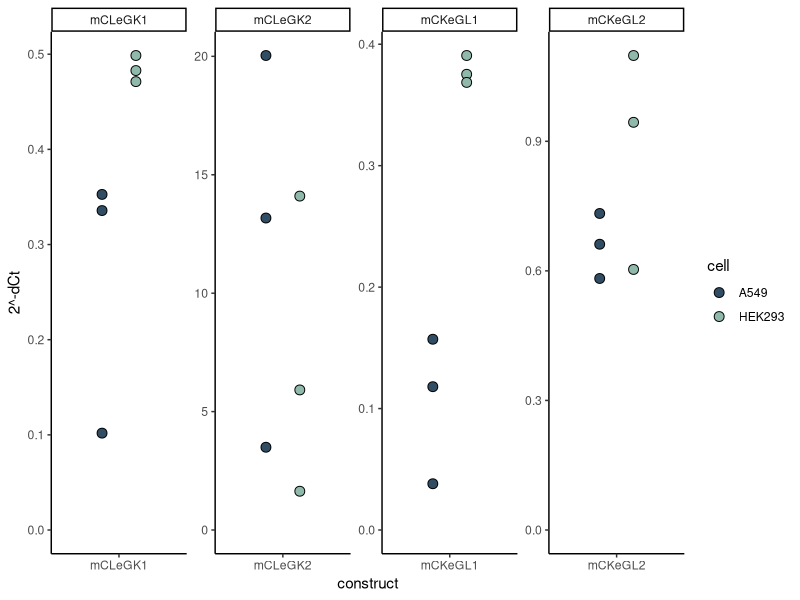
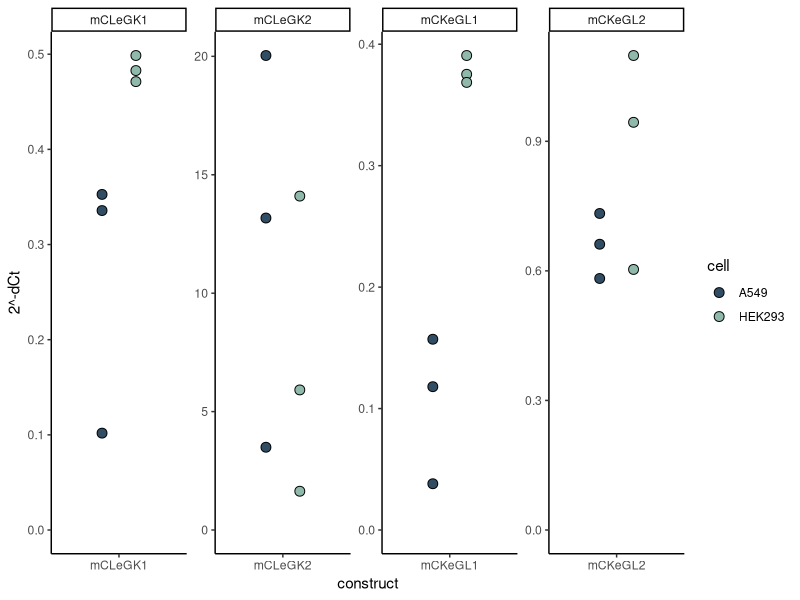

Write the R code that produced these figures, in order.
library(ggplot2)
library(ggpubr)

# Load data
ct_data = read.delim("data/qPCR_summary.tsv", sep="\t")

# Write full names
ct_data$construct = factor(as.character(ct_data$construct), levels=c("mCLeGK1","mCLeGK2","mCKeGL1","mCKeGL2"))
ct_data$cell = factor(as.character(ct_data$cell), levels=c("A549","HEK293"))

# Plot
ggplot(ct_data, aes(x=construct,y=dCt,fill=cell, group=cell)) +
  facet_wrap(. ~ construct, ncol = 4, scales = "free") +
  geom_point(shape=21, color="black", size=3, position=position_dodge(width=0.6)) +
  scale_fill_manual(values=c("#304d63","#8fb9aa")) +
  expand_limits(y = 0) +
  theme_classic() +
  labs(y = "2^-dCt")

ggsave("plots/rtqpcr.pdf",width = 8, height = 2.5)
